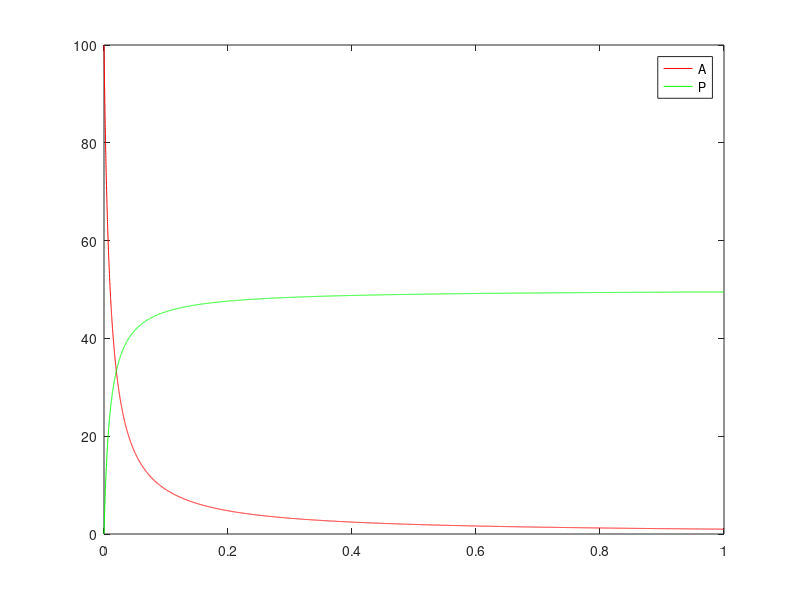

The MATLAB source for this figure:
close all;clear all;clc;
delta_t = 0.0001; 
maxT = 1;
k1 = 1;

t = 0:delta_t:maxT;
P = zeros(size(t));
A = zeros(size(t));

P(1) = 0.0;
A(1) = 100;

for i= 1:length(t)-1
    P(i+1)=P(i) + .5.*k1.*((A(i)).^2).*delta_t;
    A(i+1)=A(i) + -k1.*((A(i)).^2).*delta_t;
end

plot(t,A,'-r',t,P,'-g');
legend('A','P')

disp(P(end))